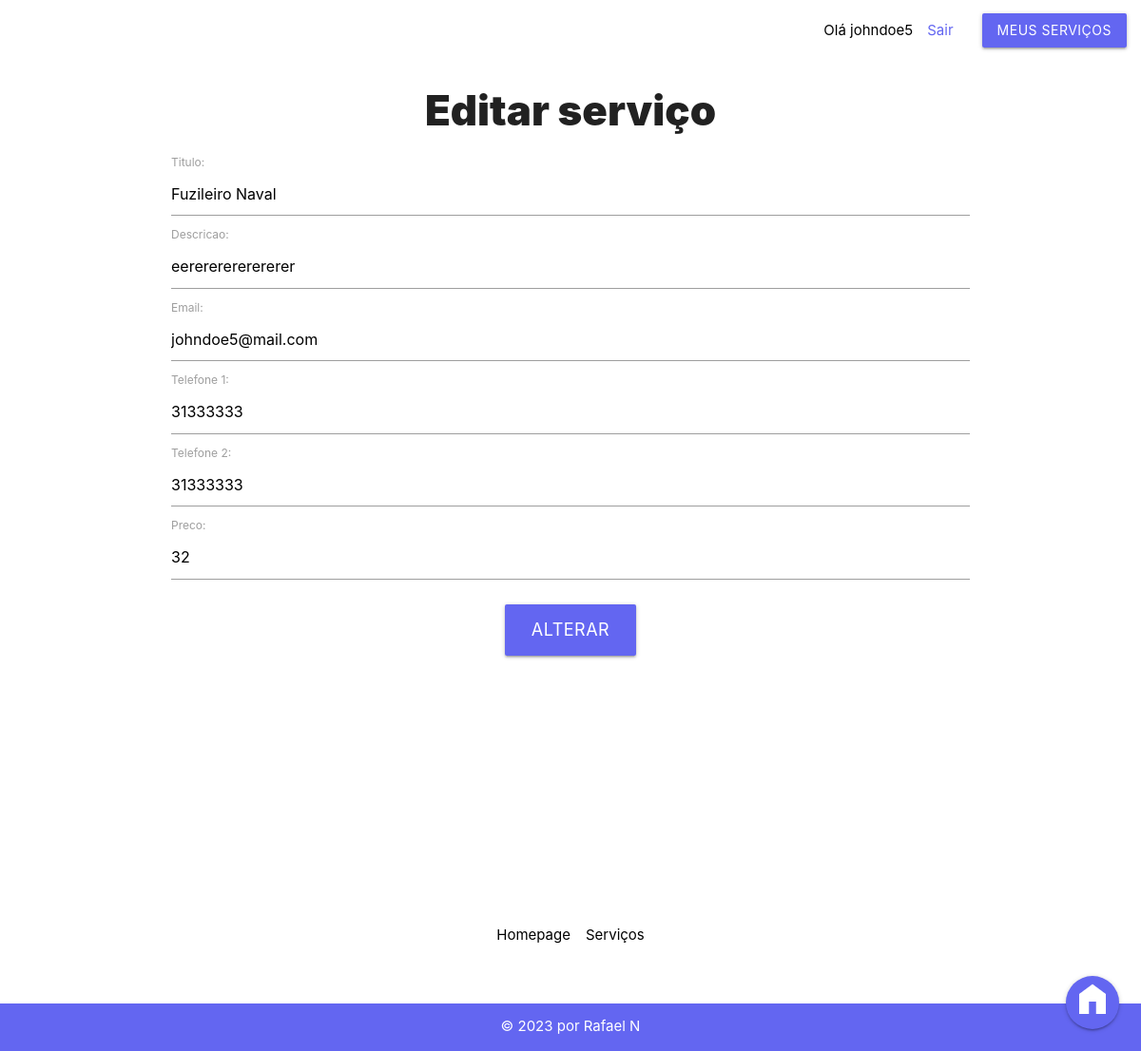
The page /servicosapp/servicos/24/editar/ (signed in) on the database its author committed.
### servicosapp/models.py (models this page shows, shortened)
class Servico(models.Model):
    id_servico = models.AutoField(primary_key=True)
    fk_usuario = models.ForeignKey(auth_user, on_delete=models.DO_NOTHING, null=True)
    fk_categoria = models.ForeignKey(Categoria, on_delete=models.CASCADE, null=True)
    fk_estado = models.ForeignKey(Estado, on_delete=models.CASCADE, null=True)
    titulo = models.CharField(max_length=150, null=False)
    descricao = models.CharField(max_length=150, default=None)
    email = models.CharField(max_length=150, null=False)
    telefone_1 = models.CharField(max_length=50, null=True)
    telefone_2 = models.CharField(max_length=50, null=True)
    preco = models.IntegerField(default=0, null=True)
    data_pub = models.DateTimeField("Data de publicação", default=django.utils.timezone.now, null=True)

### servicosapp/views.py (the view)
# urls.py: path('servicos/<pk>/editar/', login_required(views.EditarForm.as_view(), login_url="/servicosapp/usuario/entrar"), name="editar_form"),
class EditarForm(generic.UpdateView):
       model = Servico
       fields = ['titulo', 'descricao', 'email', 'telefone_1', 'telefone_2', 'preco']
       template_name = "servicosapp/servicos/editar.html"
       success_url ="/servicosapp/servicos/usuario/meus_servicos"

### servicosapp/templates/servicosapp/servicos/editar.html (shortened to what this page needs)
{% extends "base.html" %}
{% block content %}
<h3>Editar serviço</h3>
<form class="container" method="post">
    {{ form.as_p }}
    <button style="margin-top: 1em;" class="waves-effect waves-light btn-large submit-btn" type="submit"
        value="Enviar">Alterar</button>
</form>
{% endblock content %}

### servicosapp/templates/navbar.html
<nav>
    <div class="nav-wrapper">
        <ul id="nav-mobile" class="right">
            {% if user.is_authenticated %}
            <li style="color: black;">Olá {{ user.username }} </li>
            <li><a href="{% url 'servicosapp:sair' %}">Sair</a></li>
            {% else %}
            <li><a href="{% url 'servicosapp:entrar_form' %}">Entrar</a></li>
            {% endif %}
            <li><a class="login-btn waves-effect waves-light btn"
                    href="{% url 'servicosapp:meus_servicos' %}">Meus serviços</a></li>
        </ul>
    </div>
</nav>

### servicosapp/static/servicosapp/stylesheet.css (style rules this page uses)
* { box-sizing: border-box; padding: 0; margin: 0; }
body { background-color: var(--primary-color); }
body button, .login-btn { background-color: var(--accent-color) !important; }
body a { color: var(--accent-color); }
body h3 { font-weight: 900; text-align: center; }
body .submit-btn { display: flex; margin: 0 auto 0 auto; }
body button { font-size: larger !important; }
body nav { background: transparent; box-shadow: none; }
body nav li a { color: var(--accent-color); }

### rows shown on the page
Servico: titulo "Fuzileiro Naval", descricao "eerererererererer", email "johndoe5@mail.com", telefone_1 "31333333", telefone_2 "31333333", preco "32"

### other values the page prints
{{ user.username }} "johndoe5"
